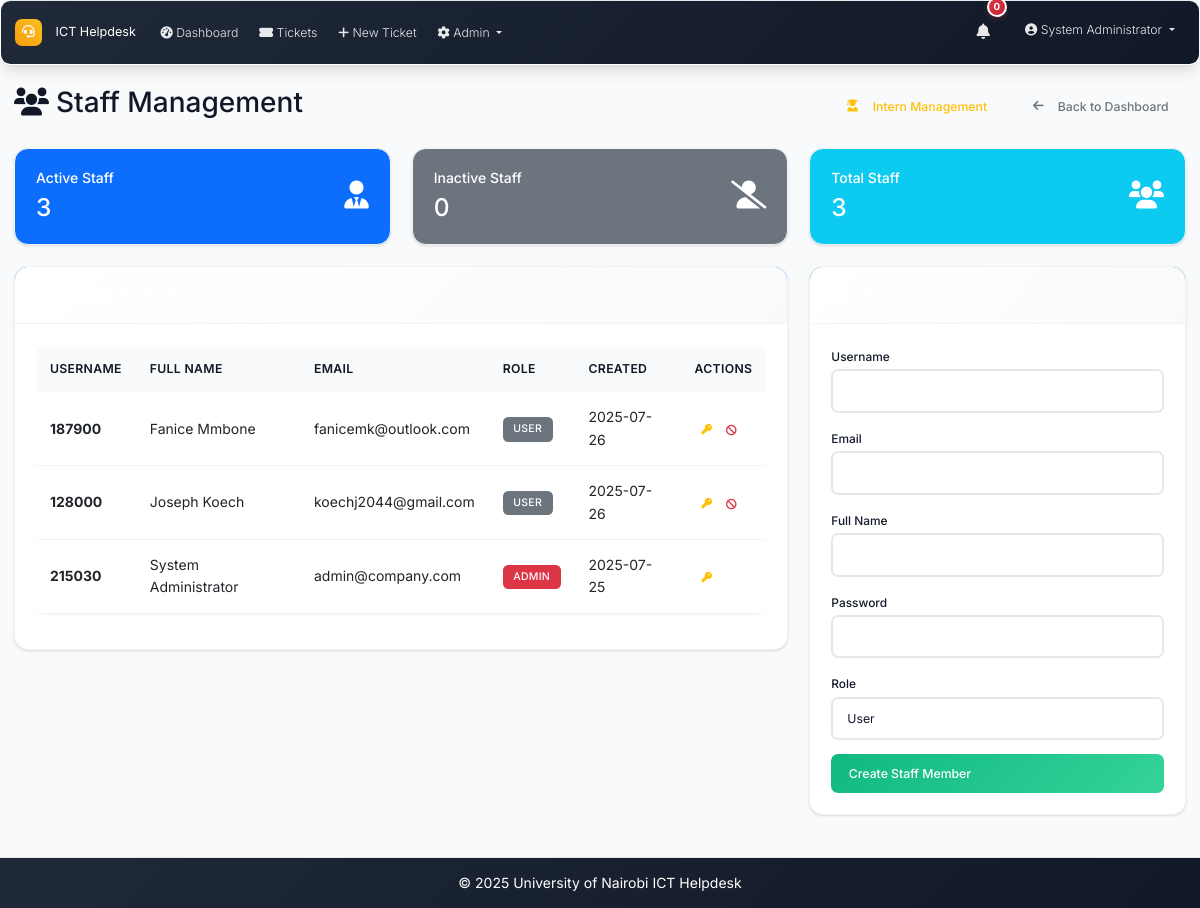
Page /admin/staff_management (signed in) on the committed database.
### models.py (models this page shows, shortened)
class User(UserMixin, db.Model):
    id = db.Column(db.Integer, primary_key=True)
    username = db.Column(db.String(64), unique=True, nullable=False)
    email = db.Column(db.String(120), unique=True, nullable=False)
    password_hash = db.Column(db.String(256), nullable=False)
    full_name = db.Column(db.String(100), nullable=False)
    role = db.Column(db.String(20), nullable=False, default='user')  # admin, intern, user
    created_at = db.Column(db.DateTime, default=datetime.utcnow)
    is_active = db.Column(db.Boolean, default=True)
    is_verified = db.Column(db.Boolean, default=False)
    verification_token = db.Column(db.String(128), nullable=True)
    phone_number = db.Column(db.String(20), nullable=True)
    is_approved = db.Column(db.Boolean, default=False)
    approved_by_id = db.Column(db.Integer, db.ForeignKey('user.id'), nullable=True)
    approved_at = db.Column(db.DateTime, nullable=True)
    tickets_created = db.relationship('Ticket', foreign_keys='Ticket.created_by_id', backref='creator', lazy='dynamic')
    assigned_tickets = db.relationship('Ticket', secondary='ticket_assignees', back_populates='assignees', lazy='selectin')
    comments = db.relationship('Comment', backref='author', lazy='dynamic')

### routes.py (the view)
@app.route('/admin/staff_management')
@login_required
def staff_management():
    if current_user.role != 'admin':
        abort(403)
    staff_users = User.query.filter(User.role.in_(['user', 'admin'])).order_by(User.created_at.desc()).all()
    active_staff = [u for u in staff_users if u.is_active]
    inactive_staff = [u for u in staff_users if not u.is_active]
    return render_template('staff_management.html',
                         active_staff=active_staff,
                         inactive_staff=inactive_staff)

### app.py (called while the page is built)
@login_manager.user_loader
def load_user(user_id):
    from models import User
    return User.query.get(int(user_id))

@app.context_processor
def inject_now():
    return {'now': datetime.utcnow}

### routes.py (called while the page is built)
@app.context_processor
def inject_datetime():
    return dict(datetime=datetime)

### templates/staff_management.html (shortened to what this page needs)
{% extends "base.html" %}
{% block content %}
<div class="d-flex justify-content-between align-items-center mb-4">
    <h2><i class="fas fa-users me-2"></i>Staff Management</h2>
    <div>
        <a href="{{ url_for('intern_management') }}" class="btn btn-outline-warning me-2">
            <i class="fas fa-user-graduate me-2"></i>Intern Management
        </a>
        <a href="{{ url_for('admin_dashboard') }}" class="btn btn-outline-secondary">
            <i class="fas fa-arrow-left me-2"></i>Back to Dashboard
        </a>
    </div>
</div>
<div class="row mb-4">
    <div class="col-md-4">
        <div class="card bg-primary text-white">
            <div class="card-body">
                <div class="d-flex justify-content-between">
                    <div>
                        <h6 class="card-title">Active Staff</h6>
                        <h3 class="mb-0">{{ active_staff|length }}</h3>
                    </div>
                    <div class="align-self-center">
                        <i class="fas fa-user-tie fa-2x"></i>
                    </div>
                </div>
            </div>
        </div>
    </div>
    <div class="col-md-4">
        <div class="card bg-secondary text-white">
            <div class="card-body">
                <div class="d-flex justify-content-between">
                    <div>
                        <h6 class="card-title">Inactive Staff</h6>
                        <h3 class="mb-0">{{ inactive_staff|length }}</h3>
                    </div>
                    <div class="align-self-center">
                        <i class="fas fa-user-slash fa-2x"></i>
                    </div>
                </div>
            </div>
        </div>
    </div>
    <div class="col-md-4">
        <div class="card bg-info text-white">
            <div class="card-body">
                <div class="d-flex justify-content-between">
                    <div>
                        <h6 class="card-title">Total Staff</h6>
                        <h3 class="mb-0">{{ (active_staff|length + inactive_staff|length) }}</h3>
                    </div>
                    <div class="align-self-center">
                        <i class="fas fa-users fa-2x"></i>
                    </div>
                </div>
            </div>
        </div>
    </div>
</div>
<div class="row">
    <div class="col-md-8">
        <div class="card mb-4">
            <div class="card-header bg-primary text-white">
                <h5 class="mb-0"><i class="fas fa-user-tie me-2"></i>Active Staff Members</h5>
            </div>
            <div class="card-body">
                {% if active_staff %}
                <div class="table-responsive">
                    <table class="table table-hover">
                        <thead>
                            <tr>
                                <th>Username</th>
                                <th>Full Name</th>
                                <th>Email</th>
                                <th>Role</th>
                                <th>Created</th>
                                <th>Actions</th>
                            </tr>
                        </thead>
                        <tbody>
                            {% for user in active_staff %}
                            <tr>
                                <td><strong>{{ user.username }}</strong></td>
                                <td>{{ user.full_name }}</td>
                                <td>{{ user.email }}</td>
                                <td>
                                    <span class="badge bg-{{ 'danger' if user.role == 'admin' else 'secondary' }}">
                                        {{ user.role.title() }}
                                    </span>
                                </td>
                                <td>{{ user.created_at.strftime('%Y-%m-%d') }}</td>
                                <td>
                                    <div class="btn-group" role="group">
                                        <button type="button" class="btn btn-sm btn-outline-warning"
                                                onclick="showPasswordModal({{ user.id }}, '{{ user.full_name }}')"
                                                title="Change Password">
                                            <i class="fas fa-key"></i>
                                        </button>
                                        {% if user.id != current_user.id %}
                                        <form method="POST" action="{{ url_for('toggle_user_status', user_id=user.id) }}" style="display: inline;"
                                              onsubmit="return confirm('Are you sure you want to deactivate {{ user.full_name }}?')">
                                            <button type="submit" class="btn btn-sm btn-outline-danger" title="Deactivate User">
                                                <i class="fas fa-ban"></i>
                                            </button>
                                        </form>
                                        {% endif %}
                                    </div>
                                </td>
                            </tr>
                            {% endfor %}
                        </tbody>
                    </table>
                </div>
                {% else %}
                <p class="text-muted text-center">No active staff members.</p>
                {% endif %}
            </div>
        </div>
    </div>
    <div class="col-md-4">
        <div class="card">
            <div class="card-header bg-success text-white">
                <h5 class="mb-0"><i class="fas fa-user-plus me-2"></i>Add New Staff</h5>
            </div>
            <div class="card-body">
                <form method="POST" action="{{ url_for('create_user') }}">
                    <div class="mb-3">
                        <label for="username" class="form-label">Username</label>
                        <input type="text" class="form-control" name="username" required minlength="4" maxlength="20">
                    </div>
                    <div class="mb-3">
                        <label for="email" class="form-label">Email</label>
                        <input type="email" class="form-control" name="email" required>
                    </div>
                    <div class="mb-3">
                        <label for="full_name" class="form-label">Full Name</label>
                        <input type="text" class="form-control" name="full_name" required maxlength="100">
                    </div>
                    <div class="mb-3">
                        <label for="password" class="form-label">Password</label>
                        <input type="password" class="form-control" name="password" required minlength="6">
                    </div>
                    <div class="mb-3">
                        <label for="role" class="form-label">Role</label>
                        <select class="form-control" name="role" required>
                            <option value="user">User</option>
                        </select>
                    </div>
                    <div class="d-grid">
                        <button type="submit" class="btn btn-success">Create Staff Member</button>
                    </div>
                </form>
            </div>
        </div>
    </div>
</div>
{% endblock %}

### templates/base.html (shortened to what this page needs)
<!DOCTYPE html>
<html lang="en">
<head>
    <link href="https://cdn.jsdelivr.net/npm/bootstrap@5.3.0/dist/css/bootstrap.min.css" rel="stylesheet">
    <link href="https://cdnjs.cloudflare.com/ajax/libs/font-awesome/6.0.0/css/all.min.css" rel="stylesheet">
    <link href="{{ url_for('static', filename='css/custom.css') }}" rel="stylesheet">
</head>
<body>
    <nav class="navbar navbar-expand-lg navbar-dark footer-sky">
        <div class="container-fluid px-3">
            <a class="navbar-brand" href="{{ url_for('index') }}">
                <i class="fas fa-headset me-2"></i>ICT Helpdesk
            </a>
            <div class="collapse navbar-collapse" id="navbarNav">
                <ul class="navbar-nav me-auto mb-2 mb-lg-0">
                    {% if current_user.is_authenticated %}
                    <li class="nav-item">
                        <a class="nav-link" href="{{ url_for('dashboard') }}">
                            <i class="fas fa-tachometer-alt me-1"></i>Dashboard
                        </a>
                    </li>
                    <li class="nav-item">
                        <a class="nav-link" href="{{ url_for('tickets_list') }}">
                            <i class="fas fa-ticket-alt me-1"></i>Tickets
                        </a>
                    </li>
                    <li class="nav-item">
                        <a class="nav-link" href="{{ url_for('new_ticket') }}">
                            <i class="fas fa-plus me-1"></i>New Ticket
                        </a>
                    </li>
                    {% if current_user.role == 'admin' %}
                    <li class="nav-item dropdown">
                        <a class="nav-link dropdown-toggle" href="#" role="button" data-bs-toggle="dropdown" aria-expanded="false">
                            <i class="fas fa-cog me-1"></i>Admin
                        </a>
                    </li>
                    {% endif %}
                    {% endif %}
                </ul>
                <ul class="navbar-nav ms-auto mb-2 mb-lg-0">
                    {% if current_user.is_authenticated %}
                    <li class="nav-item dropdown me-3">
                        <a class="nav-link position-relative" href="#" id="notificationsDropdown" role="button"
                           data-bs-toggle="dropdown" aria-expanded="false">
                            <i class="fas fa-bell"></i>
                            <span id="notification-badge" class="position-absolute top-0 start-100 translate-middle badge rounded-pill bg-danger" style="display: none;">
                                0
                            </span>
                        </a>
                    </li>
                    <li class="nav-item dropdown">
                        <a class="nav-link dropdown-toggle" href="#" id="navbarDropdown" role="button" data-bs-toggle="dropdown" aria-expanded="false">
                            <i class="fas fa-user-circle me-1"></i>{{ current_user.full_name }}
                        </a>
                    </li>
                    {% endif %}
                </ul>
            </div>
        </div>
    </nav>
    <main class="container-fluid my-4 px-3">
        {% block content %}{% endblock %}
    </main>
    <footer class="footer-sky py-3 mt-5">
        <div class="container text-center">
            <span>&copy; {{ datetime.utcnow().year }} University of Nairobi ICT Helpdesk</span>
        </div>
    </footer>
</body>
</html>

### rows in the picture
User: full_name "System Administrator", username "215030", email "admin@company.com", role "ADMIN", created_at "2025-07-25"
User: username "187900", full_name "Fanice Mmbone", email "fanicemk@outlook.com", role "USER", created_at "2025-07-26"
User: username "128000", full_name "Joseph Koech", email "koechj2044@gmail.com", role "USER", created_at "2025-07-26"

### other values in the picture
{{ active_staff|length }} "3"
{{ inactive_staff|length }} "0"
{{ (active_staff|length + inactive_staff|length) }} "3"
